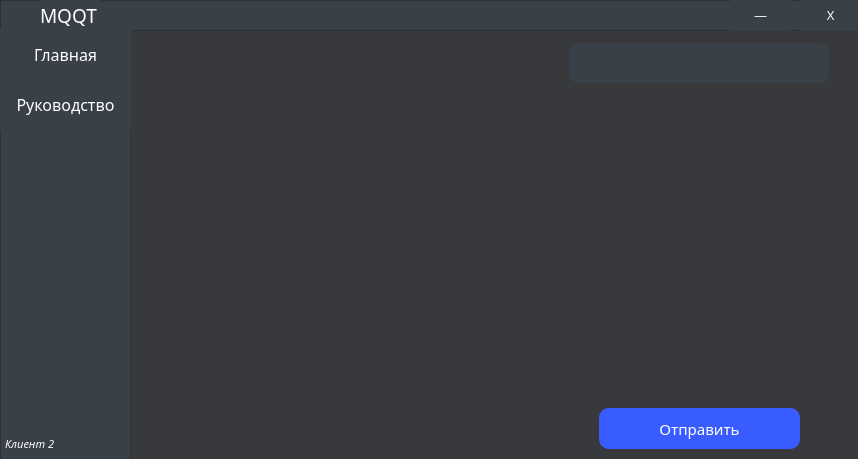
<?xml version="1.0" encoding="UTF-8"?>
<ui version="4.0">
 <class>MainWindow</class>
 <widget class="QMainWindow" name="MainWindow">
  <property name="geometry">
   <rect>
    <x>0</x>
    <y>0</y>
    <width>858</width>
    <height>459</height>
   </rect>
  </property>
  <property name="minimumSize">
   <size>
    <width>0</width>
    <height>0</height>
   </size>
  </property>
  <property name="maximumSize">
   <size>
    <width>16777215</width>
    <height>16777215</height>
   </size>
  </property>
  <property name="windowTitle">
   <string>MainWindow</string>
  </property>
  <property name="styleSheet">
   <string notr="true">background-color: #37393d</string>
  </property>
  <widget class="QWidget" name="centralwidget">
   <widget class="QFrame" name="frame">
    <property name="geometry">
     <rect>
      <x>0</x>
      <y>0</y>
      <width>861</width>
      <height>31</height>
     </rect>
    </property>
    <property name="font">
     <font>
      <family>Montserrat Black</family>
      <weight>75</weight>
      <italic>true</italic>
      <bold>true</bold>
     </font>
    </property>
    <property name="styleSheet">
     <string notr="true">background-color: rgb(57, 64, 72);</string>
    </property>
    <property name="frameShape">
     <enum>QFrame::StyledPanel</enum>
    </property>
    <property name="frameShadow">
     <enum>QFrame::Raised</enum>
    </property>
    <widget class="QPushButton" name="pushButton_ghost_w">
     <property name="geometry">
      <rect>
       <x>730</x>
       <y>0</y>
       <width>61</width>
       <height>31</height>
      </rect>
     </property>
     <property name="styleSheet">
      <string notr="true">QPushButton {
 color: rgb(255, 255, 255);
background-color: rgb(57, 64, 72);
 border: 0px solid;
}

QPushButton:hover {
background-color: rgb(56, 92, 255);
}</string>
     </property>
     <property name="text">
      <string>—</string>
     </property>
    </widget>
    <widget class="QPushButton" name="pushButton_close">
     <property name="geometry">
      <rect>
       <x>800</x>
       <y>0</y>
       <width>61</width>
       <height>31</height>
      </rect>
     </property>
     <property name="styleSheet">
      <string notr="true">QPushButton {
 color: rgb(255, 255, 255);
background-color: rgb(57, 64, 72);
 border: 0px solid;
}

QPushButton:hover {
	background-color: rgb(255, 17, 0);
}</string>
     </property>
     <property name="text">
      <string>X</string>
     </property>
    </widget>
    <widget class="QLabel" name="label">
     <property name="geometry">
      <rect>
       <x>40</x>
       <y>0</y>
       <width>61</width>
       <height>31</height>
      </rect>
     </property>
     <property name="font">
      <font>
       <family>Montserrat Medium</family>
       <weight>50</weight>
       <italic>false</italic>
       <bold>false</bold>
      </font>
     </property>
     <property name="styleSheet">
      <string notr="true">color: rgb(255, 255, 255);</string>
     </property>
     <property name="text">
      <string>&lt;html&gt;&lt;head/&gt;&lt;body&gt;&lt;p&gt;&lt;span style=&quot; font-size:14pt;&quot;&gt;MQQT&lt;/span&gt;&lt;/p&gt;&lt;/body&gt;&lt;/html&gt;</string>
     </property>
    </widget>
   </widget>
   <widget class="QFrame" name="frame_3">
    <property name="geometry">
     <rect>
      <x>0</x>
      <y>29</y>
      <width>131</width>
      <height>431</height>
     </rect>
    </property>
    <property name="styleSheet">
     <string notr="true">background-color: rgb(57, 64, 72);</string>
    </property>
    <property name="frameShape">
     <enum>QFrame::StyledPanel</enum>
    </property>
    <property name="frameShadow">
     <enum>QFrame::Raised</enum>
    </property>
    <widget class="QPushButton" name="pushButton_page1">
     <property name="geometry">
      <rect>
       <x>0</x>
       <y>0</y>
       <width>131</width>
       <height>51</height>
      </rect>
     </property>
     <property name="font">
      <font>
       <family>Montserrat Medium</family>
       <pointsize>12</pointsize>
       <italic>false</italic>
      </font>
     </property>
     <property name="styleSheet">
      <string notr="true">QPushButton {
 color: rgb(255, 255, 255);
background-color: rgb(57, 64, 72);
 border: 0px solid;
}

QPushButton:hover {
background-color: rgb(56, 92, 255);
}</string>
     </property>
     <property name="text">
      <string>Главная</string>
     </property>
    </widget>
    <widget class="QPushButton" name="pushButton_page2">
     <property name="geometry">
      <rect>
       <x>0</x>
       <y>50</y>
       <width>131</width>
       <height>51</height>
      </rect>
     </property>
     <property name="font">
      <font>
       <family>Montserrat Medium</family>
       <pointsize>12</pointsize>
       <italic>false</italic>
      </font>
     </property>
     <property name="styleSheet">
      <string notr="true">QPushButton {
 color: rgb(255, 255, 255);
background-color: rgb(57, 64, 72);
 border: 0px solid;
}

QPushButton:hover {
background-color: rgb(56, 92, 255);
}</string>
     </property>
     <property name="text">
      <string>Руководство</string>
     </property>
    </widget>
    <widget class="QLabel" name="label_2">
     <property name="geometry">
      <rect>
       <x>5</x>
       <y>400</y>
       <width>61</width>
       <height>31</height>
      </rect>
     </property>
     <property name="font">
      <font>
       <family>Montserrat Medium</family>
       <pointsize>8</pointsize>
       <weight>50</weight>
       <italic>true</italic>
       <bold>false</bold>
      </font>
     </property>
     <property name="styleSheet">
      <string notr="true">color: rgb(255, 255, 255);
</string>
     </property>
     <property name="text">
      <string>&lt;html&gt;&lt;head/&gt;&lt;body&gt;&lt;p&gt;Клиент 2&lt;/p&gt;&lt;/body&gt;&lt;/html&gt;</string>
     </property>
    </widget>
   </widget>
   <widget class="QStackedWidget" name="stackedWidget">
    <property name="geometry">
     <rect>
      <x>139</x>
      <y>39</y>
      <width>721</width>
      <height>411</height>
     </rect>
    </property>
    <widget class="QWidget" name="page">
     <widget class="QPushButton" name="btn_for_sendmessage2">
      <property name="geometry">
       <rect>
        <x>460</x>
        <y>369</y>
        <width>201</width>
        <height>41</height>
       </rect>
      </property>
      <property name="font">
       <font>
        <family>Montserrat Medium</family>
        <pointsize>11</pointsize>
        <italic>false</italic>
       </font>
      </property>
      <property name="styleSheet">
       <string notr="true">background-color: rgb(56, 92, 255);
border-radius: 10px;
color: rgb(255, 255, 255);</string>
      </property>
      <property name="text">
       <string>Отправить</string>
      </property>
     </widget>
     <widget class="QTextEdit" name="textEdit_for_view2">
      <property name="geometry">
       <rect>
        <x>0</x>
        <y>4</y>
        <width>404</width>
        <height>341</height>
       </rect>
      </property>
      <property name="font">
       <font>
        <family>Montserrat Medium</family>
        <pointsize>12</pointsize>
        <italic>false</italic>
       </font>
      </property>
      <property name="styleSheet">
       <string notr="true">background-color: #37393d;
 color: white;
border-radius: 1px solid;
border-color: #37393d;
</string>
      </property>
      <property name="html">
       <string>&lt;!DOCTYPE HTML PUBLIC &quot;-//W3C//DTD HTML 4.0//EN&quot; &quot;http://www.w3.org/TR/REC-html40/strict.dtd&quot;&gt;
&lt;html&gt;&lt;head&gt;&lt;meta name=&quot;qrichtext&quot; content=&quot;1&quot; /&gt;&lt;style type=&quot;text/css&quot;&gt;
p, li { white-space: pre-wrap; }
&lt;/style&gt;&lt;/head&gt;&lt;body style=&quot; font-family:'Montserrat Medium'; font-size:12pt; font-weight:400; font-style:normal;&quot;&gt;
&lt;p style=&quot;-qt-paragraph-type:empty; margin-top:0px; margin-bottom:0px; margin-left:0px; margin-right:0px; -qt-block-indent:0; text-indent:0px; font-family:'Montserrat'; font-size:8.25pt;&quot;&gt;&lt;br /&gt;&lt;/p&gt;&lt;/body&gt;&lt;/html&gt;</string>
      </property>
     </widget>
     <widget class="QComboBox" name="comboBox_for_select_topic2">
      <property name="geometry">
       <rect>
        <x>430</x>
        <y>4</y>
        <width>260</width>
        <height>40</height>
       </rect>
      </property>
      <property name="font">
       <font>
        <family>Montserrat Medium</family>
        <pointsize>10</pointsize>
        <italic>false</italic>
       </font>
      </property>
      <property name="styleSheet">
       <string notr="true">QComboBox{
background-color: rgb(57, 64, 72);
color: white;
border-radius: 10px;
}

QComboBox::drop-down {
     subcontrol-origin: padding;
     subcontrol-position: top right;
     width: 15px;
     border-left-width: 1px;
     border-left-color: darkgray;
     border-top-right-radius: 10px; 
     border-bottom-right-radius: 10px;
 }

QComboBox QAbstractItemView {
border: 1px solid darkgray;
selection-background-color:  rgb(56, 92, 255);
}
</string>
      </property>
     </widget>
     <widget class="QLineEdit" name="lineEdit_for_writetext2">
      <property name="geometry">
       <rect>
        <x>0</x>
        <y>370</y>
        <width>404</width>
        <height>40</height>
       </rect>
      </property>
      <property name="font">
       <font>
        <family>Montserrat Medium</family>
        <pointsize>12</pointsize>
        <weight>50</weight>
        <italic>false</italic>
        <bold>false</bold>
        <underline>false</underline>
        <strikeout>false</strikeout>
       </font>
      </property>
      <property name="styleSheet">
       <string notr="true">background-color: #37393d;
 color: white;
border-radius: 1px solid;
border-color: #37393d;
</string>
      </property>
      <property name="text">
       <string/>
      </property>
     </widget>
    </widget>
    <widget class="QWidget" name="page_2">
     <widget class="QTextEdit" name="textEdit">
      <property name="geometry">
       <rect>
        <x>3</x>
        <y>10</y>
        <width>701</width>
        <height>391</height>
       </rect>
      </property>
      <property name="font">
       <font>
        <family>Montserrat Medium</family>
       </font>
      </property>
      <property name="styleSheet">
       <string notr="true">border-width: 0px;
border-style: solid;
border-color: rgb(255, 255, 255);
color: rgb(255, 255, 255);</string>
      </property>
      <property name="readOnly">
       <bool>true</bool>
      </property>
      <property name="html">
       <string>&lt;!DOCTYPE HTML PUBLIC &quot;-//W3C//DTD HTML 4.0//EN&quot; &quot;http://www.w3.org/TR/REC-html40/strict.dtd&quot;&gt;
&lt;html&gt;&lt;head&gt;&lt;meta name=&quot;qrichtext&quot; content=&quot;1&quot; /&gt;&lt;style type=&quot;text/css&quot;&gt;
p, li { white-space: pre-wrap; }
&lt;/style&gt;&lt;/head&gt;&lt;body style=&quot; font-family:'Montserrat Medium'; font-size:8.25pt; font-weight:400; font-style:normal;&quot;&gt;
&lt;p style=&quot; margin-top:0px; margin-bottom:0px; margin-left:0px; margin-right:0px; -qt-block-indent:0; text-indent:0px;&quot;&gt;&lt;span style=&quot; font-family:'MS Shell Dlg 2'; font-size:12pt;&quot;&gt;1. mqtt/text/chat — топик, с помощью которого отправляется сообщение. &lt;/span&gt;&lt;/p&gt;
&lt;p style=&quot; margin-top:0px; margin-bottom:0px; margin-left:0px; margin-right:0px; -qt-block-indent:0; text-indent:0px;&quot;&gt;&lt;span style=&quot; font-family:'MS Shell Dlg 2'; font-size:12pt;&quot;&gt;2. device/memorystatus/harddrive/c — топик, показывающий состояние диска &amp;quot;C&amp;quot;.&lt;/span&gt;&lt;/p&gt;
&lt;p style=&quot; margin-top:0px; margin-bottom:0px; margin-left:0px; margin-right:0px; -qt-block-indent:0; text-indent:0px;&quot;&gt;&lt;span style=&quot; font-family:'MS Shell Dlg 2'; font-size:12pt;&quot;&gt;3. device/work/cpu — топик, показывающий работу процессора в процентах.&lt;/span&gt;&lt;/p&gt;
&lt;p style=&quot; margin-top:0px; margin-bottom:0px; margin-left:0px; margin-right:0px; -qt-block-indent:0; text-indent:0px;&quot;&gt;&lt;span style=&quot; font-family:'MS Shell Dlg 2'; font-size:12pt;&quot;&gt;4. device/work/ram — топик, показывающий работу памяти в процентах. &lt;/span&gt;&lt;/p&gt;
&lt;p style=&quot; margin-top:0px; margin-bottom:0px; margin-left:0px; margin-right:0px; -qt-block-indent:0; text-indent:0px;&quot;&gt;&lt;span style=&quot; font-family:'MS Shell Dlg 2'; font-size:12pt;&quot;&gt;5. music/track1/start — топик на запуск трека. &lt;/span&gt;&lt;/p&gt;
&lt;p style=&quot; margin-top:0px; margin-bottom:0px; margin-left:0px; margin-right:0px; -qt-block-indent:0; text-indent:0px;&quot;&gt;&lt;span style=&quot; font-family:'MS Shell Dlg 2'; font-size:12pt;&quot;&gt;6. music/track1/stop — топик на остановку трека. &lt;/span&gt;&lt;/p&gt;
&lt;p style=&quot; margin-top:0px; margin-bottom:0px; margin-left:0px; margin-right:0px; -qt-block-indent:0; text-indent:0px;&quot;&gt;&lt;span style=&quot; font-family:'MS Shell Dlg 2'; font-size:12pt;&quot;&gt;7. android/get_ascll — топик на отображение текстового изображения. &lt;/span&gt;&lt;/p&gt;
&lt;p style=&quot; margin-top:0px; margin-bottom:0px; margin-left:0px; margin-right:0px; -qt-block-indent:0; text-indent:0px;&quot;&gt;&lt;span style=&quot; font-family:'MS Shell Dlg 2'; font-size:12pt;&quot;&gt;8. android/get_ip/return — топик на получение ip адреса андроида. &lt;/span&gt;&lt;/p&gt;
&lt;p style=&quot; margin-top:0px; margin-bottom:0px; margin-left:0px; margin-right:0px; -qt-block-indent:0; text-indent:0px;&quot;&gt;&lt;span style=&quot; font-family:'MS Shell Dlg 2'; font-size:12pt;&quot;&gt;9. android/tts — топик, отвечающий за воспроизведение текста в речь.&lt;/span&gt;&lt;/p&gt;&lt;/body&gt;&lt;/html&gt;</string>
      </property>
     </widget>
    </widget>
   </widget>
  </widget>
 </widget>
 <resources/>
 <connections/>
</ui>
